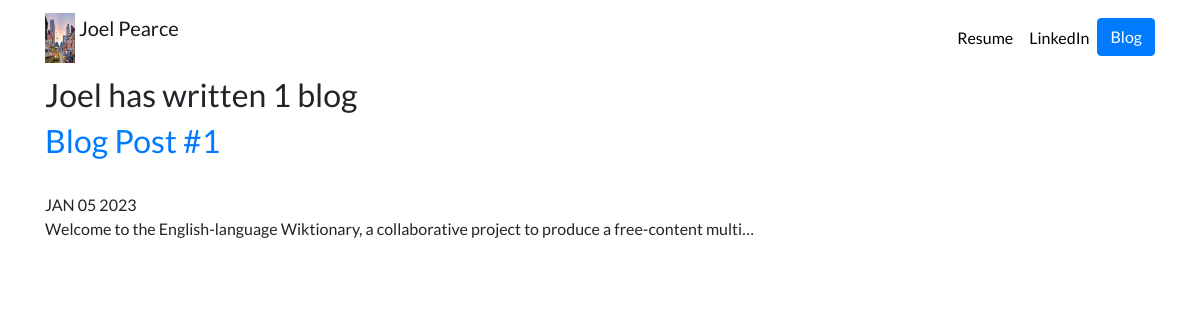
Screenshot of /blog/ with the database file from the repository.
### blog/models.py (models this page shows, shortened)
class Post(models.Model):
    title = models.CharField(max_length=200)
    date = models.DateTimeField(auto_now=True)
    post = models.TextField()

### blog/views.py (the view)
# urls.py: path('', views.all_blogs, name='all_blogs'),
def all_blogs(request):
    posts = Post.objects.order_by('-date')
    return render(request, 'blog/all_blogs.html', {'posts': posts})

### blog/templates/blog/all_blogs.html
{% extends 'portfolio/base.html' %}
{% block content %}
<h2>Joel has written {{ posts.count }} blog{{ posts.count|pluralize }}</h2>
{% for p in posts %}
<a href="{% url 'post:detail' p.id %}"><h2> {{ p.title }}</h2></a>
<br>
{{ p.date|date:'M d Y'|upper }}
<br>
<p> {{ p.post|striptags|truncatechars:100 }} </p>
{% endfor %}
{% endblock %}

### portfolio/static/portfolio/custom.css (style rules this page uses)
body { font-family: 'Lato', sans-serif; margin: 0; width: 100vw; height: 100vh; }

### rows the page displays
Post: title "Blog Post #1", date "JAN 05 2023", post "Welcome to the English-language Wiktionary, a collaborative project to produce a free-content multi…"

### other values shown
{{ posts.count }} "1"
